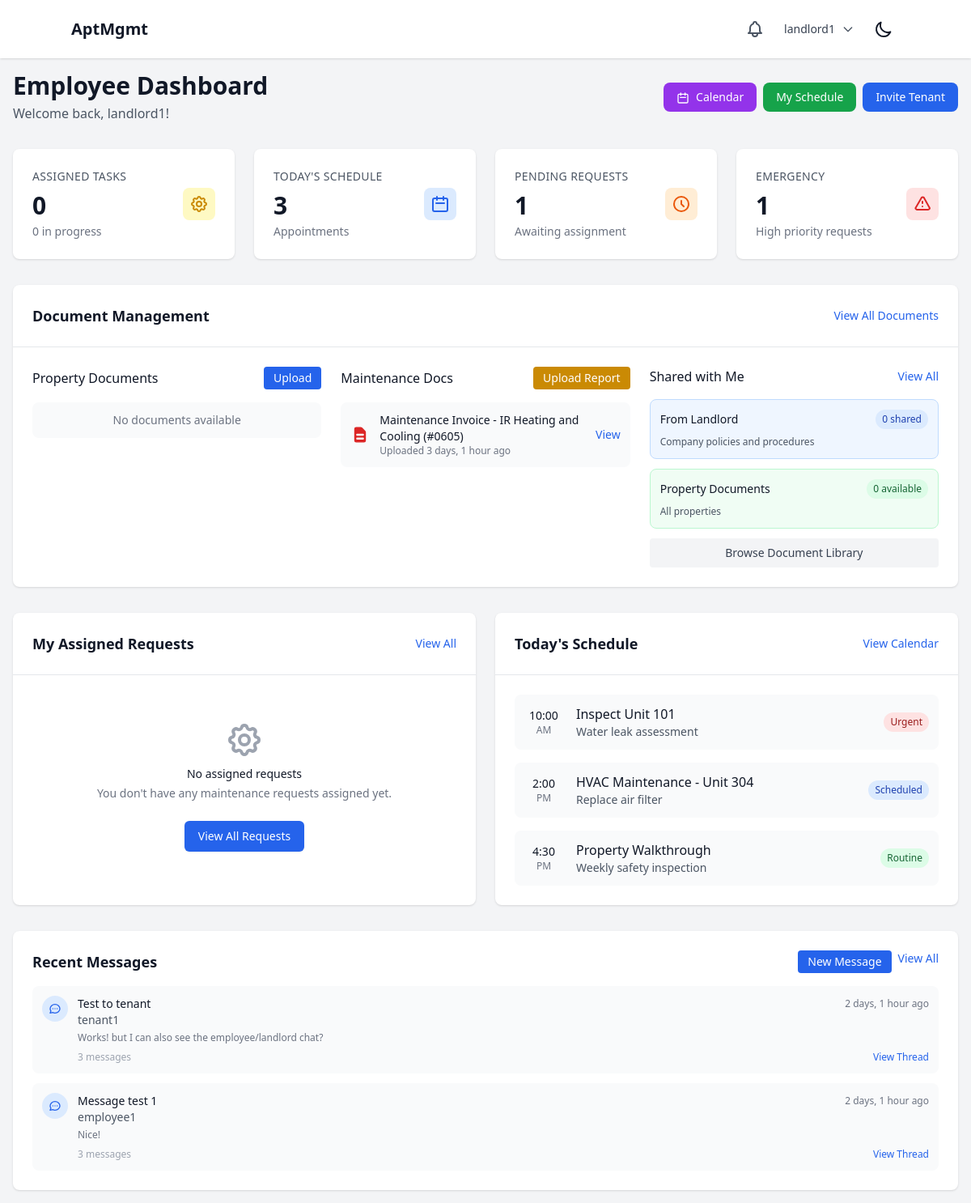
The page /dashboard/employee/ (signed in) on the database as committed earlier.
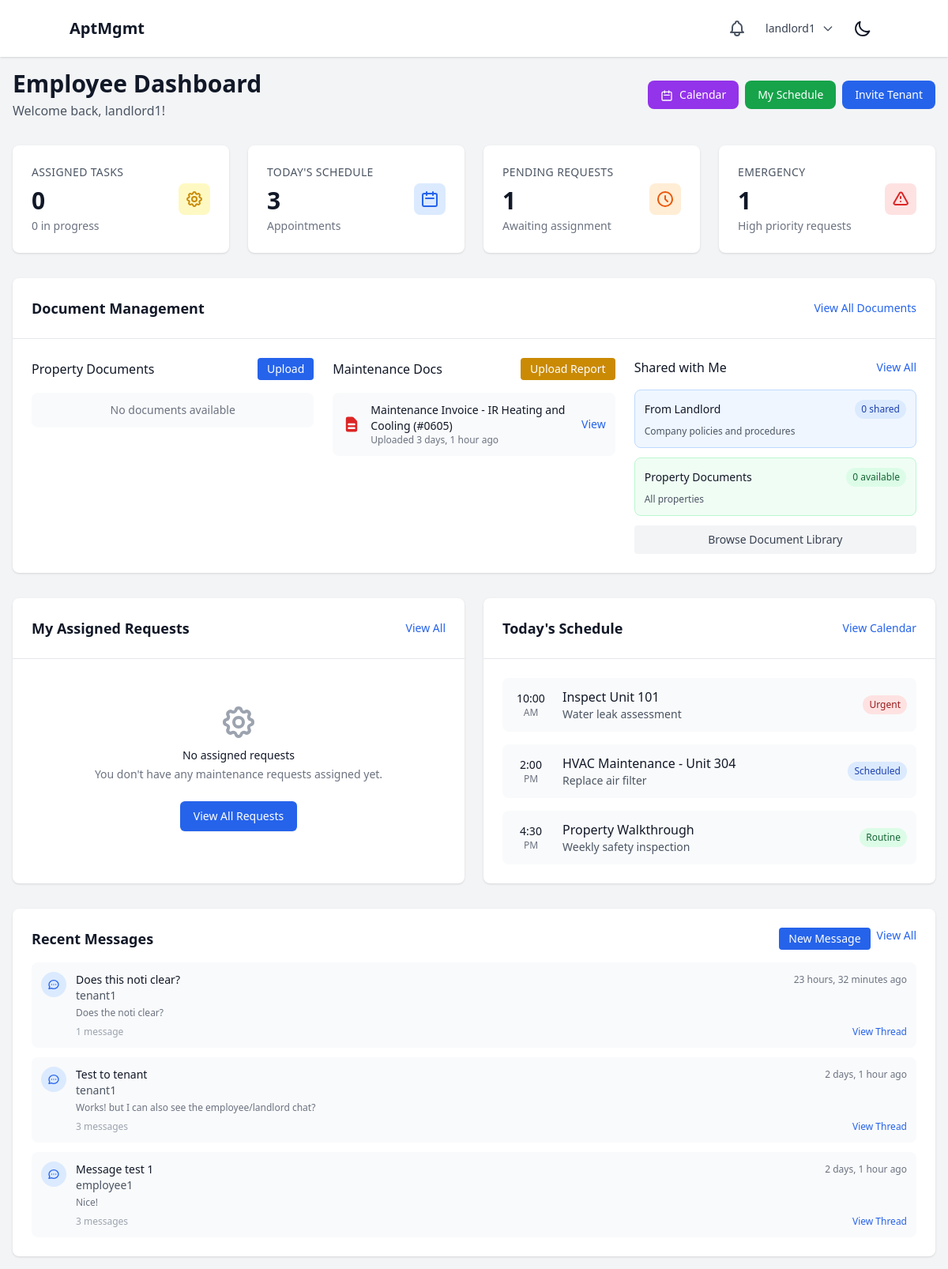
The same page on the database as committed later.
### documents/models.py (models this page shows, shortened)
class Document(models.Model):
    class AccessLevel(models.TextChoices):
        COMPANY = "COMPANY", "Company-wide"
        PROPERTY = "PROPERTY", "Property-specific"
        UNIT = "UNIT", "Unit-specific"
        PRIVATE = "PRIVATE", "Private (specific users)"
    title = models.CharField(max_length=255)
    description = models.TextField(blank=True)
    file = models.FileField(upload_to=document_upload_path)
    original_filename = models.CharField(max_length=255)
    file_size = models.PositiveIntegerField()
    file_type = models.CharField(max_length=100)
    category = models.ForeignKey(DocumentCategory, on_delete=models.SET_NULL, null=True, blank=True)
    company = models.ForeignKey(Company, on_delete=models.CASCADE, related_name="documents")
    property = models.ForeignKey(Property, on_delete=models.CASCADE, related_name="documents", null=True, blank=True)
    unit = models.ForeignKey(ApartmentUnit, on_delete=models.CASCADE, related_name="documents", null=True, blank=True)
    access_level = models.CharField(max_length=20, choices=AccessLevel.choices, default=AccessLevel.COMPANY)
    allowed_users = models.ManyToManyField(User, related_name="accessible_documents", blank=True)
    allowed_roles = models.JSONField(default=list, blank=True)  # List of role strings
    uploaded_by = models.ForeignKey(User, on_delete=models.CASCADE, related_name="uploaded_documents")
    created_at = models.DateTimeField(auto_now_add=True)
    updated_at = models.DateTimeField(auto_now=True)
    is_active = models.BooleanField(default=True)
    class Meta:
        ordering = ['-created_at']
        indexes = [
            models.Index(fields=['company', 'access_level']),
            models.Index(fields=['property']),
            models.Index(fields=['created_at']),
        ]

### communication/models.py (models this page shows, shortened)
class MessageThread(models.Model):
    id = models.UUIDField(primary_key=True, default=uuid.uuid4, editable=False)
    participants = models.ManyToManyField(User, related_name="message_threads")
    subject = models.CharField(max_length=200, blank=True)
    created_at = models.DateTimeField(auto_now_add=True)
    updated_at = models.DateTimeField(auto_now=True)
    class Meta:
        ordering = ['-updated_at']
    @property
    def last_message(self):
        return self.messages.first()

class Message(models.Model):
    id = models.UUIDField(primary_key=True, default=uuid.uuid4, editable=False)
    thread = models.ForeignKey(MessageThread, on_delete=models.CASCADE, related_name="messages")
    sender = models.ForeignKey(User, on_delete=models.CASCADE, related_name="sent_messages")
    content = models.TextField()
    created_at = models.DateTimeField(auto_now_add=True)
    is_edited = models.BooleanField(default=False)
    edited_at = models.DateTimeField(null=True, blank=True)
    class Meta:
        ordering = ['-created_at']

### users/models.py (models this page shows, shortened)
class User(AbstractUser):
    class Role(models.TextChoices):
        SUPERUSER = "SUPERUSER", "Superuser"
        LANDLORD = "LANDLORD", "Landlord"
        EMPLOYEE = "EMPLOYEE", "Employee"
        TENANT = "TENANT", "Tenant"
    role = models.CharField(max_length=50, choices=Role.choices)
    company = models.ForeignKey(Company, on_delete=models.CASCADE, related_name="users", null=True, blank=True)
    property = models.ForeignKey(Property, on_delete=models.SET_NULL, related_name="users", null=True, blank=True)

### core/views.py (the view)
# urls.py: path("dashboard/employee/", employee_dashboard, name="employee_dashboard"),
@login_required
def employee_dashboard(request):
    if not request.user.company:
        messages.error(request, "You must be assigned to a company to access the dashboard.")
        return redirect("core:login")
    accessible_documents = Document.objects.filter(
        company=request.user.company,
        is_active=True
    )
    if request.user.property:
        property_documents = accessible_documents.filter(
            Q(access_level=Document.AccessLevel.COMPANY) |
            Q(access_level=Document.AccessLevel.PROPERTY, property=request.user.property) |
            Q(allowed_users=request.user)
        ).distinct()
    else:
        property_documents = accessible_documents.filter(
            Q(access_level=Document.AccessLevel.COMPANY) |
            Q(allowed_users=request.user)
        ).distinct()
    employee_uploads = accessible_documents.filter(
        uploaded_by=request.user
    ).order_by('-created_at')[:5]
    shared_documents = DocumentShare.objects.filter(
        shared_with=request.user
    ).order_by('-created_at')[:5]
    landlord_shared = DocumentShare.objects.filter(
        shared_with=request.user,
        shared_by__role='LANDLORD'
    ).count()
    if request.user.property:
        property_doc_count = accessible_documents.filter(
            property=request.user.property
        ).count()
    else:
        property_doc_count = 0
    employee_maintenance_requests = MaintenanceRequest.objects.filter(
        property__company=request.user.company
    )
    if request.user.property:
        employee_maintenance_requests = employee_maintenance_requests.filter(
            property=request.user.property
        )
    assigned_to_me = employee_maintenance_requests.filter(assigned_to=request.user).count()
    pending_assignments = employee_maintenance_requests.filter(
        status='SUBMITTED',
        assigned_to__isnull=True
    ).count()
    in_progress_assigned = employee_maintenance_requests.filter(
        assigned_to=request.user,
        status='IN_PROGRESS'
    ).count()
    emergency_requests = employee_maintenance_requests.filter(priority='EMERGENCY').count()
    my_assigned_requests = employee_maintenance_requests.filter(
        assigned_to=request.user
    ).order_by('-created_at')[:5]
    recent_message_threads = MessageThread.objects.filter(
        participants=request.user
    ).prefetch_related('participants', 'messages').order_by('-updated_at')[:5]
    context = {
        'employee_uploads': employee_uploads,
        'shared_documents': shared_documents,
        'property_documents': property_documents[:5],  # Limit for display
        'landlord_shared_count': landlord_shared,
        'property_doc_count': property_doc_count,
        'total_accessible': property_documents.count(),
        'user_property': request.user.property,
        'assigned_to_me': assigned_to_me,
        'pending_assignments': pending_assignments,
        'in_progress_assigned': in_progress_assigned,
        'emergency_requests': emergency_requests,
        'my_assigned_requests': my_assigned_requests,
        'recent_message_threads': recent_message_threads,
    }
    return render(request, "dashboards/employee.html", context)

### core/context_processors.py (called while the page is built)
def notifications(request):
    if request.user.is_authenticated:
        unread_notifications = Notification.objects.filter(
            recipient=request.user,
            is_read=False
        ).order_by('-created_at')
        recent_unread_notifications = unread_notifications[:5]
        return {
            'unread_notifications_count': unread_notifications.count(),
            'recent_notifications': recent_unread_notifications,
            'has_unread_notifications': unread_notifications.exists(),
        }
    return {
        'unread_notifications_count': 0,
        'recent_notifications': [],
        'has_unread_notifications': False,
    }

### core/templates/dashboards/employee.html (shortened to what the changed rows need)
{% extends "base.html" %}
{% block content %}
<div class="container mx-auto max-w-7xl">
    <div class="flex flex-col sm:flex-row justify-between items-start sm:items-center mb-8 space-y-4 sm:space-y-0">
        <div>
            <h1 class="text-3xl font-bold text-gray-900 dark:text-white">Employee Dashboard</h1>
        </div>
    </div>
    <div class="bg-white dark:bg-gray-800 rounded-lg shadow mb-8">
        <div class="p-6">
            <div class="grid grid-cols-1 lg:grid-cols-3 gap-6">
                <div>
                    <div class="space-y-3">
                        {% for document in employee_uploads %}
                            <div class="flex items-center justify-between p-3 bg-gray-50 dark:bg-gray-700 rounded-lg">
                                <div class="flex items-center space-x-3">
                                    <div class="flex-shrink-0">
                                        {% if document.file_type == 'application/pdf' %}
                                            <svg class="w-6 h-6 text-red-600" fill="currentColor" viewBox="0 0 20 20">
                                                <path fill-rule="evenodd" d="M4 4a2 2 0 012-2h4.586A2 2 0 0112 2.586L15.414 6A2 2 0 0116 7.414V16a2 2 0 01-2 2H6a2 2 0 01-2-2V4zm2 6a1 1 0 011-1h6a1 1 0 110 2H7a1 1 0 01-1-1zm1 3a1 1 0 100 2h6a1 1 0 100-2H7z" clip-rule="evenodd"></path>
                                            </svg>
                                        {% elif 'image' in document.file_type %}
                                            <svg class="w-6 h-6 text-green-600" fill="currentColor" viewBox="0 0 20 20">
                                                <path fill-rule="evenodd" d="M4 3a2 2 0 00-2 2v10a2 2 0 002 2h12a2 2 0 002-2V5a2 2 0 00-2-2H4zm12 12H4l4-8 3 6 2-4 3 6z" clip-rule="evenodd"></path>
                                            </svg>
                                        {% endif %}
                                    </div>
                                    <div>
                                        <p class="text-sm font-medium text-gray-900 dark:text-white">{{ document.title }}</p>
                                        <p class="text-xs text-gray-500 dark:text-gray-400">Uploaded {{ document.created_at|timesince }} ago</p>
                                    </div>
                                </div>
                                <a href="{% url 'documents:detail' document.id %}" class="text-blue-600 dark:text-blue-400 hover:underline text-sm">View</a>
                            </div>
                        {% empty %}
                            <div class="p-3 bg-gray-50 dark:bg-gray-700 rounded-lg text-center">
                                <p class="text-sm text-gray-500 dark:text-gray-400">No documents uploaded yet</p>
                                <a href="{% url 'documents:upload' %}" class="text-blue-600 dark:text-blue-400 hover:underline text-sm">Upload your first report</a>
                            </div>
                        {% endfor %}
                    </div>
                </div>
            </div>
        </div>
    </div>
    <div class="grid grid-cols-1 lg:grid-cols-1 gap-6">
        <div class="bg-white dark:bg-gray-800 rounded-lg shadow p-6">
            <div class="space-y-3">
                {% if recent_message_threads %}
                    {% for thread in recent_message_threads %}
                        <div class="flex items-start space-x-3 p-3 bg-gray-50 dark:bg-gray-700 rounded-lg">
                            <div class="flex-shrink-0">
                                <div class="w-8 h-8 bg-blue-100 dark:bg-blue-900 rounded-full flex items-center justify-center">
                                </div>
                            </div>
                            <div class="flex-1">
                                <div class="flex items-center justify-between">
                                    <p class="text-sm font-medium text-gray-900 dark:text-white">{{ thread.subject|default:"No Subject" }}</p>
                                    <div class="flex items-center space-x-2">
                                        <span class="text-xs text-gray-500 dark:text-gray-400">{{ thread.updated_at|timesince }} ago</span>
                                    </div>
                                </div>
                                <p class="text-sm text-gray-600 dark:text-gray-400">
                                    {% for participant in thread.participants.all %}
                                        {% if participant != user %}{{ participant.get_full_name|default:participant.username }}{% if not forloop.last %}, {% endif %}{% endif %}
                                    {% endfor %}
                                </p>
                                {% if thread.last_message %}
                                    <p class="text-xs text-gray-500 dark:text-gray-500 mt-1">{{ thread.last_message.content|truncatechars:80 }}</p>
                                {% endif %}
                                <div class="flex items-center justify-between mt-2">
                                    <span class="text-xs text-gray-400">{{ thread.messages.count }} message{{ thread.messages.count|pluralize }}</span>
                                    <a href="{% url 'communication:thread_detail' thread_id=thread.id %}" class="text-blue-600 dark:text-blue-400 hover:underline text-xs">View Thread</a>
                                </div>
                            </div>
                        </div>
                    {% endfor %}
                {% endif %}
            </div>
        </div>
    </div>
</div>
{% endblock %}

Rows that differ between the two databases and show on the page:
added MessageThread: subject "Does this noti clear?", updated_at "23 hours, 32 minutes", last_message.content "Does the noti clear?", messages.count "1", User (get_full_name "tenant1")
